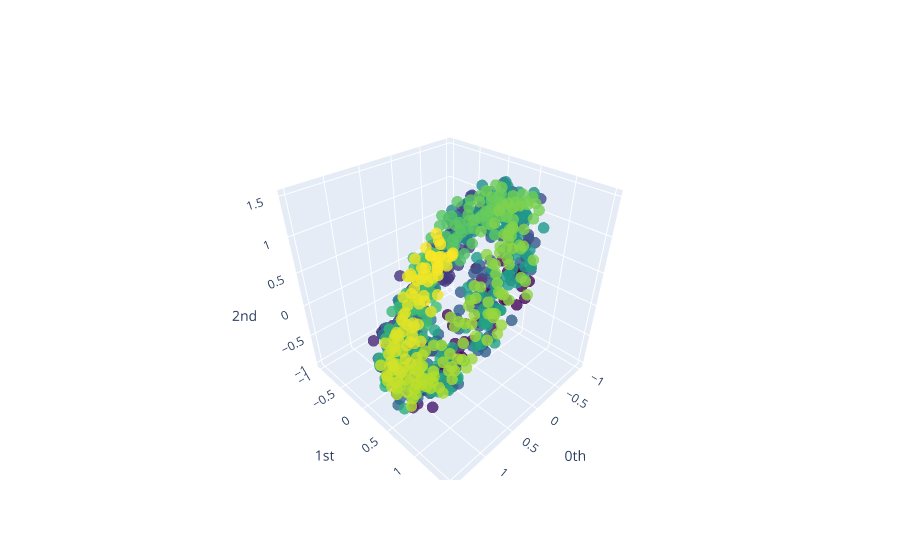

The notebook cell this image was saved under:
### Markdown cell above
We did a computation  which showed that the embedded point cloud is at its 'roundest' when $\omega \cdot d \cdot \tau = 0 \, (\mathrm{mod} \, \pi)$, where $\omega$ is the frequency. Since we are embedding with $d = 3$, we should get a round circle when $\tau = \frac{\pi}{3\omega}$. Let's test this out.

**Note:** Since we are working with a discrete approximation of the signal, $\tau$ is input as an integer---i.e., it's the number of indices to skip in the vector of signal sample values. This means we need to do a coordinate transformation and use the following time delay
$$
\hat{\tau} = \tau \cdot \frac{\mathrm{n}}{2\pi} = \frac{\pi}{3\omega} \cdot \frac{\mathrm{n}}{2\pi} = \frac{\mathrm{n}}{6 \omega},
$$
where $n = $`n_samples`.

### Code cell
time_delay = int(n_samples/(6*frequency))

embedder = SingleTakensEmbedding(parameters_type='fixed',dimension=dimension,time_delay=time_delay)
embedded_signal = embedder.fit_transform(signal)

plot_point_cloud(embedded_signal)

### Figure 1 — Plotly figure (JSON) as saved in the notebook; plotly's stock layout.template omitted (floating-point values rounded to 4 significant figures; data arrays with more than 128 entries replaced by an {"elided": "..."} marker saying what was removed)
{"data": [{"marker": {"color": {"elided": "918 int values"}, "colorscale": [[0, "#440154"], [0.1111, "#482878"], [0.2222, "#3e4989"], [0.3333, "#31688e"], [0.4444, "#26828e"], [0.5556, "#1f9e89"], [0.6667, "#35b779"], [0.7778, "#6ece58"], [0.8889, "#b5de2b"], [1, "#fde725"]], "opacity": 0.8, "size": 4}, "mode": "markers", "type": "scatter3d", "x": {"elided": "918 float values"}, "y": {"elided": "918 float values"}, "z": {"elided": "918 float values"}}], "layout": {"scene": {"xaxis": {"exponentformat": "e", "showexponent": "all", "title": {"text": "0th"}, "type": "linear"}, "yaxis": {"exponentformat": "e", "showexponent": "all", "title": {"text": "1st"}, "type": "linear"}, "zaxis": {"exponentformat": "e", "showexponent": "all", "title": {"text": "2nd"}, "type": "linear"}}}}
